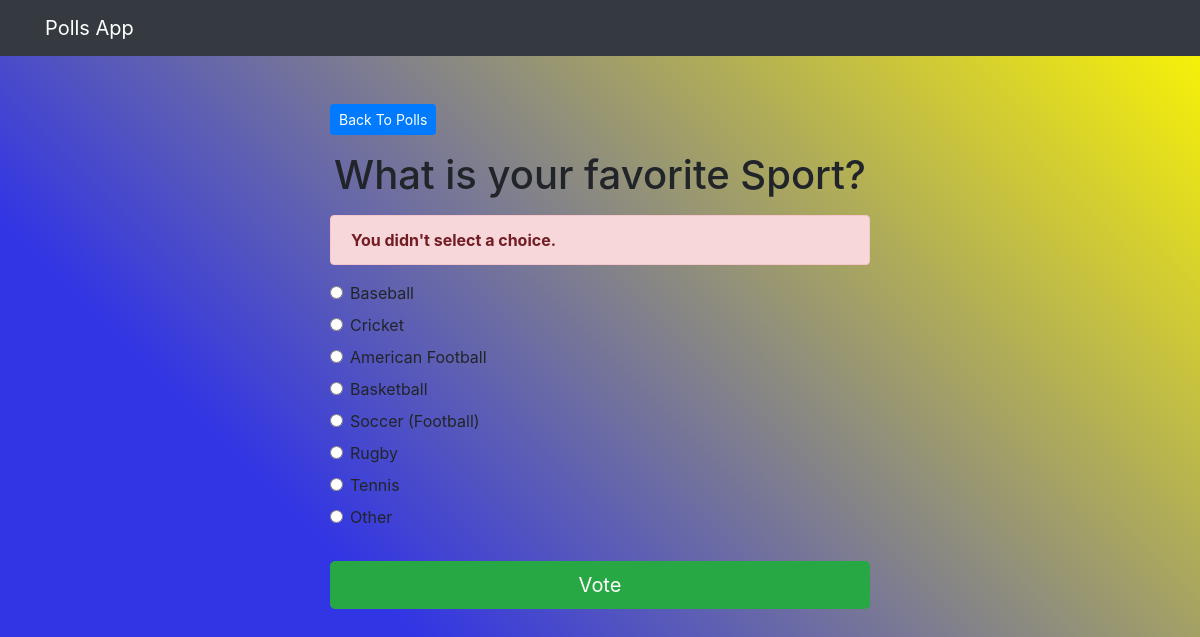
Screenshot of /polls3/vote/ with the database file from the repository.
### polls/models.py (models this page shows, shortened)
class Question(models.Model):
    question_text = models.CharField(max_length=200)
    pub_date = models.DateTimeField('date published')

class Choice(models.Model):
    question = models.ForeignKey(Question, on_delete=models.CASCADE)
    choice_text = models.CharField(max_length=200)
    votes = models.IntegerField(default=0)

### polls/views.py (the view)
# urls.py: path('<int:question_id>/vote/', views.vote, name='vote')
def vote(request, question_id):
    question = get_object_or_404(Question, pk=question_id)
    try:
        selected_choice = question.choice_set.get(pk=request.POST['choice'])
    except (KeyError, Choice.DoesNotExist):
        return render(request, 'polls/detail.html', {
            'question': question,
            'error_message': "You didn't select a choice.",
        })
    else:
        selected_choice.votes += 1
        selected_choice.save()
        return HttpResponseRedirect(reverse('polls:results', args=(question.id,)))

### templates/polls/detail.html (shortened to what this page needs)
  {% extends 'base.html' %}
  {% block content %}
  <a class="btn btn-primary btn-sm mb-3" href="{% url 'polls:index' %}">Back To Polls</a>
  <h1 class="text-center mb-3">{{ question.question_text }}</h1>
  {% if error_message %}
  <p class="alert alert-danger">
      <strong>{{ error_message }}</strong>
  </p>
  {% endif %}
  <form action="{% url 'polls:vote' question.id %}" method="post">
      {% for choice in question.choice_set.all %}
      <div class="form-check">
          <input type="radio" name="choice" class="form-check-input" id="choice{{ forloop.counter }}"
              value="{{ choice.id }}" />
          <label for="choice{{ forloop.counter }}">{{ choice.choice_text }}</label>
      </div>
      {% endfor %}
      <input type="submit" value="Vote" class="btn btn-success btn-lg btn-block mt-4"/>
  </form>
  {% endblock %}

### static/css/base.css (style rules this page uses)
body { background-image: linear-gradient(45deg, #3235e4 29%, #fff800); height: 100vh; }

### rows the page displays
Question: question_text "What is your favorite Sport?"
Choice: choice_text "Baseball"
Choice: choice_text "Cricket"
Choice: choice_text "American Football"
Choice: choice_text "Basketball"
Choice: choice_text "Soccer (Football)"
Choice: choice_text "Rugby"
Choice: choice_text "Tennis"
Choice: choice_text "Other"

### other values shown
{{ error_message }} "You didn't select a choice."
